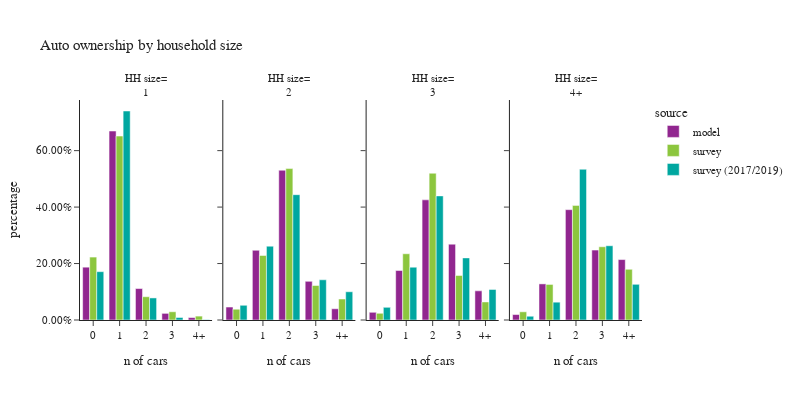

This figure's notebook cell:
### Code cell
plot_auto(hh,'hhsize_simple','household size', 'HH size')

### Figure 1 — Plotly figure (JSON) as saved in the notebook; plotly's stock layout.template omitted (floating-point values rounded to 4 significant figures)
{"data": [{"alignmentgroup": "True", "customdata": [[90322], [323149], [53778], [11348], [4137]], "hovertemplate": "source=model<br>hhsize_simple=1<br>auto_ownership_simple=%{x}<br>percentage=%{y}<br>sample count=%{customdata[0]}<extra></extra>", "legendgroup": "model", "marker": {"color": "#91268F", "pattern": {"shape": ""}}, "name": "model", "offsetgroup": "model", "orientation": "v", "showlegend": true, "textposition": "auto", "type": "bar", "x": ["0", "1", "2", "3", "4+"], "xaxis": "x", "y": [0.1871, 0.6694, 0.1114, 0.02351, 0.00857], "yaxis": "y"}, {"alignmentgroup": "True", "customdata": [[26700], [143950], [309226], [79780], [23171]], "hovertemplate": "source=model<br>hhsize_simple=2<br>auto_ownership_simple=%{x}<br>percentage=%{y}<br>sample count=%{customdata[0]}<extra></extra>", "legendgroup": "model", "marker": {"color": "#91268F", "pattern": {"shape": ""}}, "name": "model", "offsetgroup": "model", "orientation": "v", "showlegend": false, "textposition": "auto", "type": "bar", "x": ["0", "1", "2", "3", "4+"], "xaxis": "x2", "y": [0.04581, 0.247, 0.5306, 0.1369, 0.03976], "yaxis": "y2"}, {"alignmentgroup": "True", "customdata": [[7386], [47764], [115992], [73216], [28146]], "hovertemplate": "source=model<br>hhsize_simple=3<br>auto_ownership_simple=%{x}<br>percentage=%{y}<br>sample count=%{customdata[0]}<extra></extra>", "legendgroup": "model", "marker": {"color": "#91268F", "pattern": {"shape": ""}}, "name": "model", "offsetgroup": "model", "orientation": "v", "showlegend": false, "textposition": "auto", "type": "bar", "x": ["0", "1", "2", "3", "4+"], "xaxis": "x3", "y": [0.0271, 0.1753, 0.4257, 0.2687, 0.1033], "yaxis": "y3"}, {"alignmentgroup": "True", "customdata": [[7680], [50920], [155594], [98652], [85218]], "hovertemplate": "source=model<br>hhsize_simple=4+<br>auto_ownership_simple=%{x}<br>percentage=%{y}<br>sample count=%{customdata[0]}<extra></extra>", "legendgroup": "model", "marker": {"color": "#91268F", "pattern": {"shape": ""}}, "name": "model", "offsetgroup": "model", "orientation": "v", "showlegend": false, "textposition": "auto", "type": "bar", "x": ["0", "1", "2", "3", "4+"], "xaxis": "x4", "y": [0.01929, 0.1279, 0.3909, 0.2478, 0.2141], "yaxis": "y4"}, {"alignmentgroup": "True", "customdata": [[490], [912], [110], [22], [13]], "hovertemplate": "source=survey<br>hhsize_simple=1<br>auto_ownership_simple=%{x}<br>percentage=%{y}<br>sample count=%{customdata[0]}<extra></extra>", "legendgroup": "survey", "marker": {"color": "#8CC63E", "pattern": {"shape": ""}}, "name": "survey", "offsetgroup": "survey", "orientation": "v", "showlegend": true, "textposition": "auto", "type": "bar", "x": ["0", "1", "2", "3", "4+"], "xaxis": "x", "y": [0.2229, 0.6516, 0.08246, 0.0292, 0.01382], "yaxis": "y"}, {"alignmentgroup": "True", "customdata": [[111], [515], [598], [128], [52]], "hovertemplate": "source=survey<br>hhsize_simple=2<br>auto_ownership_simple=%{x}<br>percentage=%{y}<br>sample count=%{customdata[0]}<extra></extra>", "legendgroup": "survey", "marker": {"color": "#8CC63E", "pattern": {"shape": ""}}, "name": "survey", "offsetgroup": "survey", "orientation": "v", "showlegend": false, "textposition": "auto", "type": "bar", "x": ["0", "1", "2", "3", "4+"], "xaxis": "x2", "y": [0.0384, 0.2286, 0.5364, 0.1222, 0.07438], "yaxis": "y2"}, {"alignmentgroup": "True", "customdata": [[11], [120], [175], [62], [22]], "hovertemplate": "source=survey<br>hhsize_simple=3<br>auto_ownership_simple=%{x}<br>percentage=%{y}<br>sample count=%{customdata[0]}<extra></extra>", "legendgroup": "survey", "marker": {"color": "#8CC63E", "pattern": {"shape": ""}}, "name": "survey", "offsetgroup": "survey", "orientation": "v", "showlegend": false, "textposition": "auto", "type": "bar", "x": ["0", "1", "2", "3", "4+"], "xaxis": "x3", "y": [0.02365, 0.2346, 0.52, 0.1577, 0.06403], "yaxis": "y3"}, {"alignmentgroup": "True", "customdata": [[11], [94], [203], [71], [44]], "hovertemplate": "source=survey<br>hhsize_simple=4+<br>auto_ownership_simple=%{x}<br>percentage=%{y}<br>sample count=%{customdata[0]}<extra></extra>", "legendgroup": "survey", "marker": {"color": "#8CC63E", "pattern": {"shape": ""}}, "name": "survey", "offsetgroup": "survey", "orientation": "v", "showlegend": false, "textposition": "auto", "type": "bar", "x": ["0", "1", "2", "3", "4+"], "xaxis": "x4", "y": [0.02906, 0.126, 0.4058, 0.2595, 0.1797], "yaxis": "y4"}, {"alignmentgroup": "True", "customdata": [[773], [1585], [123], [22], [4]], "hovertemplate": "source=survey (2017/2019)<br>hhsize_simple=1<br>auto_ownership_simple=%{x}<br>percentage=%{y}<br>sample count=%{customdata[0]}<extra></extra>", "legendgroup": "survey (2017/2019)", "marker": {"color": "#00A7A0", "pattern": {"shape": ""}}, "name": "survey (2017/2019)", "offsetgroup": "survey (2017/2019)", "orientation": "v", "showlegend": true, "textposition": "auto", "type": "bar", "x": ["0", "1", "2", "3", "4+"], "xaxis": "x", "y": [0.1712, 0.7404, 0.07818, 0.008917, 0.001266], "yaxis": "y"}, {"alignmentgroup": "True", "customdata": [[262], [1058], [945], [155], [78]], "hovertemplate": "source=survey (2017/2019)<br>hhsize_simple=2<br>auto_ownership_simple=%{x}<br>percentage=%{y}<br>sample count=%{customdata[0]}<extra></extra>", "legendgroup": "survey (2017/2019)", "marker": {"color": "#00A7A0", "pattern": {"shape": ""}}, "name": "survey (2017/2019)", "offsetgroup": "survey (2017/2019)", "orientation": "v", "showlegend": false, "textposition": "auto", "type": "bar", "x": ["0", "1", "2", "3", "4+"], "xaxis": "x2", "y": [0.052, 0.2615, 0.444, 0.1424, 0.1001], "yaxis": "y2"}, {"alignmentgroup": "True", "customdata": [[32], [212], [272], [91], [23]], "hovertemplate": "source=survey (2017/2019)<br>hhsize_simple=3<br>auto_ownership_simple=%{x}<br>percentage=%{y}<br>sample count=%{customdata[0]}<extra></extra>", "legendgroup": "survey (2017/2019)", "marker": {"color": "#00A7A0", "pattern": {"shape": ""}}, "name": "survey (2017/2019)", "offsetgroup": "survey (2017/2019)", "orientation": "v", "showlegend": false, "textposition": "auto", "type": "bar", "x": ["0", "1", "2", "3", "4+"], "xaxis": "x3", "y": [0.04474, 0.1872, 0.4397, 0.22, 0.1084], "yaxis": "y3"}, {"alignmentgroup": "True", "customdata": [[10], [105], [322], [79], [36]], "hovertemplate": "source=survey (2017/2019)<br>hhsize_simple=4+<br>auto_ownership_simple=%{x}<br>percentage=%{y}<br>sample count=%{customdata[0]}<extra></extra>", "legendgroup": "survey (2017/2019)", "marker": {"color": "#00A7A0", "pattern": {"shape": ""}}, "name": "survey (2017/2019)", "offsetgroup": "survey (2017/2019)", "orientation": "v", "showlegend": false, "textposition": "auto", "type": "bar", "x": ["0", "1", "2", "3", "4+"], "xaxis": "x4", "y": [0.01334, 0.06313, 0.5341, 0.263, 0.1265], "yaxis": "y4"}], "layout": {"annotations": [{"font": {}, "showarrow": false, "text": "HH size=<br>1", "x": 0.1175, "xanchor": "center", "xref": "paper", "y": 1.0, "yanchor": "bottom", "yref": "paper"}, {"font": {}, "showarrow": false, "text": "HH size=<br>2", "x": 0.3725, "xanchor": "center", "xref": "paper", "y": 1.0, "yanchor": "bottom", "yref": "paper"}, {"font": {}, "showarrow": false, "text": "HH size=<br>3", "x": 0.6275, "xanchor": "center", "xref": "paper", "y": 1.0, "yanchor": "bottom", "yref": "paper"}, {"font": {}, "showarrow": false, "text": "HH size=<br>4+", "x": 0.8825, "xanchor": "center", "xref": "paper", "y": 1.0, "yanchor": "bottom", "yref": "paper"}], "barmode": "group", "font": {"size": 11}, "height": 400, "legend": {"title": {"text": "source"}, "tracegroupgap": 0}, "title": {"text": "Auto ownership by household size"}, "width": 800, "xaxis": {"anchor": "y", "domain": [0.0, 0.235], "title": {"text": "n of cars"}}, "xaxis2": {"anchor": "y2", "domain": [0.255, 0.49], "matches": "x", "title": {"text": "n of cars"}}, "xaxis3": {"anchor": "y3", "domain": [0.51, 0.745], "matches": "x", "title": {"text": "n of cars"}}, "xaxis4": {"anchor": "y4", "domain": [0.765, 1.0], "matches": "x", "title": {"text": "n of cars"}}, "yaxis": {"anchor": "x", "domain": [0.0, 1.0], "tickformat": ".2%", "title": {"text": "percentage"}}, "yaxis2": {"anchor": "x2", "domain": [0.0, 1.0], "matches": "y", "showticklabels": false, "tickformat": ".2%"}, "yaxis3": {"anchor": "x3", "domain": [0.0, 1.0], "matches": "y", "showticklabels": false, "tickformat": ".2%"}, "yaxis4": {"anchor": "x4", "domain": [0.0, 1.0], "matches": "y", "showticklabels": false, "tickformat": ".2%"}}}
